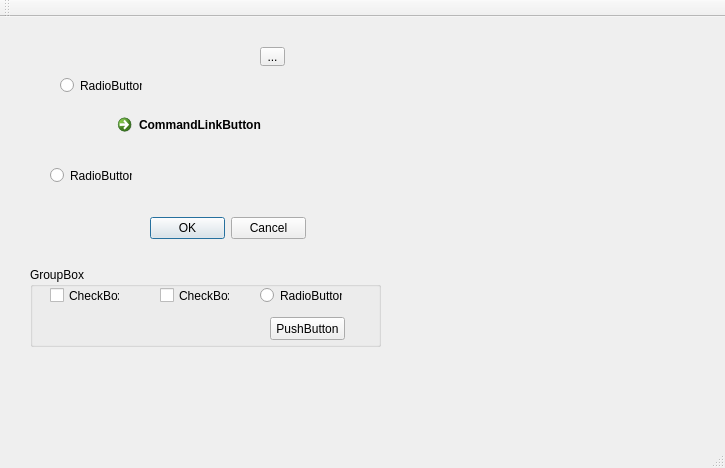
<?xml version="1.0" encoding="UTF-8"?>
<ui version="4.0">
 <class>MainWindow</class>
 <widget class="QMainWindow" name="MainWindow">
  <property name="geometry">
   <rect>
    <x>0</x>
    <y>0</y>
    <width>725</width>
    <height>468</height>
   </rect>
  </property>
  <property name="windowTitle">
   <string>MainWindow</string>
  </property>
  <widget class="QWidget" name="centralWidget">
   <widget class="QCommandLinkButton" name="commandLinkButton">
    <property name="geometry">
     <rect>
      <x>110</x>
      <y>90</y>
      <width>172</width>
      <height>41</height>
     </rect>
    </property>
    <property name="text">
     <string>CommandLinkButton</string>
    </property>
   </widget>
   <widget class="QDialogButtonBox" name="buttonBox">
    <property name="geometry">
     <rect>
      <x>150</x>
      <y>200</y>
      <width>156</width>
      <height>23</height>
     </rect>
    </property>
    <property name="standardButtons">
     <set>QDialogButtonBox::Cancel|QDialogButtonBox::Ok</set>
    </property>
   </widget>
   <widget class="QToolButton" name="toolButton">
    <property name="geometry">
     <rect>
      <x>260</x>
      <y>30</y>
      <width>25</width>
      <height>19</height>
     </rect>
    </property>
    <property name="text">
     <string>...</string>
    </property>
   </widget>
   <widget class="QGroupBox" name="groupBox">
    <property name="geometry">
     <rect>
      <x>30</x>
      <y>250</y>
      <width>351</width>
      <height>80</height>
     </rect>
    </property>
    <property name="title">
     <string>GroupBox</string>
    </property>
    <widget class="QRadioButton" name="radioButton_3">
     <property name="geometry">
      <rect>
       <x>230</x>
       <y>20</y>
       <width>82</width>
       <height>17</height>
      </rect>
     </property>
     <property name="text">
      <string>RadioButton</string>
     </property>
    </widget>
    <widget class="QPushButton" name="pushButton">
     <property name="geometry">
      <rect>
       <x>240</x>
       <y>50</y>
       <width>75</width>
       <height>23</height>
      </rect>
     </property>
     <property name="text">
      <string>PushButton</string>
     </property>
    </widget>
    <widget class="QCheckBox" name="checkBox">
     <property name="geometry">
      <rect>
       <x>130</x>
       <y>20</y>
       <width>70</width>
       <height>17</height>
      </rect>
     </property>
     <property name="text">
      <string>CheckBox</string>
     </property>
    </widget>
    <widget class="QCheckBox" name="checkBox_2">
     <property name="geometry">
      <rect>
       <x>20</x>
       <y>20</y>
       <width>70</width>
       <height>17</height>
      </rect>
     </property>
     <property name="text">
      <string>CheckBox</string>
     </property>
    </widget>
   </widget>
   <widget class="QRadioButton" name="radioButton_2">
    <property name="geometry">
     <rect>
      <x>60</x>
      <y>60</y>
      <width>82</width>
      <height>17</height>
     </rect>
    </property>
    <property name="text">
     <string>RadioButton</string>
    </property>
   </widget>
   <widget class="QRadioButton" name="radioButton">
    <property name="geometry">
     <rect>
      <x>50</x>
      <y>150</y>
      <width>82</width>
      <height>17</height>
     </rect>
    </property>
    <property name="text">
     <string>RadioButton</string>
    </property>
   </widget>
  </widget>
  <widget class="QMenuBar" name="menuBar">
   <property name="geometry">
    <rect>
     <x>0</x>
     <y>0</y>
     <width>725</width>
     <height>21</height>
    </rect>
   </property>
  </widget>
  <widget class="QToolBar" name="mainToolBar">
   <attribute name="toolBarArea">
    <enum>TopToolBarArea</enum>
   </attribute>
   <attribute name="toolBarBreak">
    <bool>false</bool>
   </attribute>
  </widget>
  <widget class="QStatusBar" name="statusBar"/>
 </widget>
 <layoutdefault spacing="6" margin="11"/>
 <resources/>
 <connections/>
</ui>
